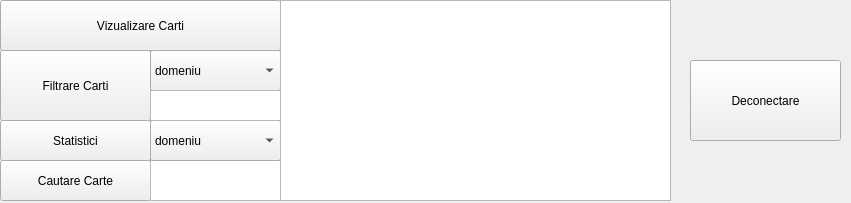
<?xml version="1.0" encoding="UTF-8"?>
<ui version="4.0">
 <class>Abonat</class>
 <widget class="QMainWindow" name="Abonat">
  <property name="geometry">
   <rect>
    <x>0</x>
    <y>0</y>
    <width>851</width>
    <height>203</height>
   </rect>
  </property>
  <property name="windowTitle">
   <string>MainWindow</string>
  </property>
  <widget class="QWidget" name="centralwidget">
   <widget class="QPushButton" name="butonVizualizareCarti">
    <property name="geometry">
     <rect>
      <x>0</x>
      <y>0</y>
      <width>281</width>
      <height>51</height>
     </rect>
    </property>
    <property name="text">
     <string>Vizualizare Carti</string>
    </property>
   </widget>
   <widget class="QPushButton" name="butonFiltrareCarti">
    <property name="geometry">
     <rect>
      <x>0</x>
      <y>50</y>
      <width>151</width>
      <height>71</height>
     </rect>
    </property>
    <property name="text">
     <string>Filtrare Carti</string>
    </property>
   </widget>
   <widget class="QComboBox" name="comboBoxFiltrare">
    <property name="geometry">
     <rect>
      <x>150</x>
      <y>50</y>
      <width>131</width>
      <height>41</height>
     </rect>
    </property>
    <item>
     <property name="text">
      <string>domeniu</string>
     </property>
    </item>
    <item>
     <property name="text">
      <string>disponibilitate</string>
     </property>
    </item>
    <item>
     <property name="text">
      <string>editura</string>
     </property>
    </item>
    <item>
     <property name="text">
      <string>autor</string>
     </property>
    </item>
   </widget>
   <widget class="QPushButton" name="butonCautareCarte">
    <property name="geometry">
     <rect>
      <x>0</x>
      <y>160</y>
      <width>151</width>
      <height>41</height>
     </rect>
    </property>
    <property name="text">
     <string>Cautare Carte</string>
    </property>
   </widget>
   <widget class="QTextEdit" name="textCautare">
    <property name="geometry">
     <rect>
      <x>150</x>
      <y>160</y>
      <width>131</width>
      <height>41</height>
     </rect>
    </property>
   </widget>
   <widget class="QPushButton" name="butonStatistici">
    <property name="geometry">
     <rect>
      <x>0</x>
      <y>120</y>
      <width>151</width>
      <height>41</height>
     </rect>
    </property>
    <property name="text">
     <string>Statistici</string>
    </property>
   </widget>
   <widget class="QComboBox" name="comboBoxStatistici">
    <property name="geometry">
     <rect>
      <x>150</x>
      <y>120</y>
      <width>131</width>
      <height>41</height>
     </rect>
    </property>
    <item>
     <property name="text">
      <string>domeniu</string>
     </property>
    </item>
    <item>
     <property name="text">
      <string>disponibilitate</string>
     </property>
    </item>
    <item>
     <property name="text">
      <string>editura</string>
     </property>
    </item>
    <item>
     <property name="text">
      <string>autor</string>
     </property>
    </item>
   </widget>
   <widget class="QPushButton" name="butonDeconectare">
    <property name="geometry">
     <rect>
      <x>690</x>
      <y>60</y>
      <width>151</width>
      <height>81</height>
     </rect>
    </property>
    <property name="text">
     <string>Deconectare</string>
    </property>
   </widget>
   <widget class="QTextEdit" name="textAfisare">
    <property name="geometry">
     <rect>
      <x>280</x>
      <y>0</y>
      <width>391</width>
      <height>201</height>
     </rect>
    </property>
   </widget>
   <widget class="QTextEdit" name="textFiltrare">
    <property name="geometry">
     <rect>
      <x>150</x>
      <y>90</y>
      <width>131</width>
      <height>31</height>
     </rect>
    </property>
   </widget>
  </widget>
 </widget>
 <resources/>
 <connections/>
</ui>
